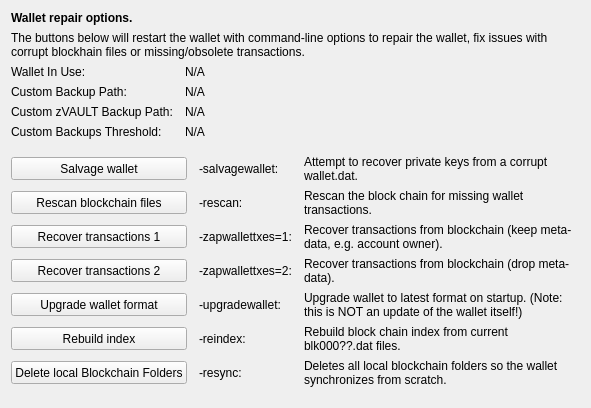
     <widget class="QWidget" name="tab_repair">
      <attribute name="title">
       <string>&amp;Wallet Repair</string>
      </attribute>
      <layout class="QGridLayout" name="gridLayout_4" columnstretch="0,0,0,0">
       <property name="horizontalSpacing">
        <number>12</number>
       </property>
       <item row="0" column="0" colspan="4">
        <widget class="QLabel" name="label_repair_header">
         <property name="font">
          <font>
           <weight>75</weight>
           <bold>true</bold>
          </font>
         </property>
         <property name="text">
          <string>Wallet repair options.</string>
         </property>
        </widget>
       </item>
       <item row="1" column="0" colspan="4">
        <widget class="QLabel" name="label_repair_helptext">
         <property name="font">
          <font>
           <weight>50</weight>
           <bold>false</bold>
          </font>
         </property>
         <property name="text">
          <string>The buttons below will restart the wallet with command-line options to repair the wallet, fix issues with corrupt blockhain files or missing/obsolete transactions.</string>
         </property>
         <property name="wordWrap">
          <bool>true</bool>
         </property>
        </widget>
       </item>
       <item row="2" column="0">
        <widget class="QLabel" name="wallet_path_label">
         <property name="text">
          <string>Wallet In Use:</string>
         </property>
        </widget>
       </item>
       <item row="2" column="1" colspan="3">
        <widget class="QLabel" name="wallet_path">
         <property name="cursor">
          <cursorShape>IBeamCursor</cursorShape>
         </property>
         <property name="text">
          <string>N/A</string>
         </property>
         <property name="textFormat">
          <enum>Qt::PlainText</enum>
         </property>
         <property name="textInteractionFlags">
          <set>Qt::LinksAccessibleByMouse|Qt::TextSelectableByKeyboard|Qt::TextSelectableByMouse</set>
         </property>
        </widget>
       </item>
       <item row="3" column="0">
        <widget class="QLabel" name="wallet_custombackuppath_label">
         <property name="text">
          <string>Custom Backup Path:</string>
         </property>
         <property name="visible">
          <bool>false</bool>
         </property>
        </widget>
       </item>
       <item row="3" column="1" colspan="3">
        <widget class="QLabel" name="wallet_custombackuppath">
         <property name="cursor">
          <cursorShape>IBeamCursor</cursorShape>
         </property>
         <property name="text">
          <string>N/A</string>
         </property>
         <property name="textFormat">
          <enum>Qt::PlainText</enum>
         </property>
         <property name="textInteractionFlags">
          <set>Qt::LinksAccessibleByMouse|Qt::TextSelectableByKeyboard|Qt::TextSelectableByMouse</set>
         </property>
         <property name="visible">
          <bool>false</bool>
         </property>
        </widget>
       </item>
       <item row="4" column="0">
        <widget class="QLabel" name="wallet_customzpivbackuppath_label">
         <property name="text">
          <string>Custom zVAULT Backup Path:</string>
         </property>
         <property name="visible">
          <bool>false</bool>
         </property>
        </widget>
       </item>
       <item row="4" column="1" colspan="3">
        <widget class="QLabel" name="wallet_customzpivbackuppath">
         <property name="cursor">
          <cursorShape>IBeamCursor</cursorShape>
         </property>
         <property name="text">
          <string>N/A</string>
         </property>
         <property name="textFormat">
          <enum>Qt::PlainText</enum>
         </property>
         <property name="textInteractionFlags">
          <set>Qt::LinksAccessibleByMouse|Qt::TextSelectableByKeyboard|Qt::TextSelectableByMouse</set>
         </property>
         <property name="visible">
          <bool>false</bool>
         </property>
        </widget>
       </item>
       <item row="5" column="0">
        <widget class="QLabel" name="wallet_custombackupthreshold_label">
         <property name="text">
          <string>Custom Backups Threshold:</string>
         </property>
         <property name="visible">
          <bool>false</bool>
         </property>
        </widget>
       </item>
       <item row="5" column="1" colspan="3">
        <widget class="QLabel" name="wallet_custombackupthreshold">
         <property name="cursor">
          <cursorShape>IBeamCursor</cursorShape>
         </property>
         <property name="text">
          <string>N/A</string>
         </property>
         <property name="textFormat">
          <enum>Qt::PlainText</enum>
         </property>
         <property name="textInteractionFlags">
          <set>Qt::LinksAccessibleByMouse|Qt::TextSelectableByKeyboard|Qt::TextSelectableByMouse</set>
         </property>
         <property name="visible">
          <bool>false</bool>
         </property>
        </widget>
       </item>
       <item row="6" column="0">
        <spacer name="verticalSpacer_repair1">
         <property name="orientation">
          <enum>Qt::Vertical</enum>
         </property>
         <property name="sizeHint" stdset="0">
          <size>
           <width>10</width>
           <height>10</height>
          </size>
         </property>
        </spacer>
       </item>
       <item row="7" column="0" colspan="2">
        <widget class="QPushButton" name="btn_salvagewallet">
         <property name="minimumSize">
          <size>
           <width>100</width>
           <height>23</height>
          </size>
         </property>
         <property name="text">
          <string>Salvage wallet</string>
         </property>
        </widget>
       </item>
       <item row="7" column="2">
        <widget class="QLabel" name="label_repair_salvage_command">
         <property name="text">
          <string notr="true">-salvagewallet:</string>
         </property>
        </widget>
       </item>
       <item row="7" column="3">
        <widget class="QLabel" name="label_repair_salvage">
         <property name="text">
          <string>Attempt to recover private keys from a corrupt wallet.dat.</string>
         </property>
         <property name="wordWrap">
          <bool>true</bool>
         </property>
        </widget>
       </item>
       <item row="8" column="0" colspan="2">
        <widget class="QPushButton" name="btn_rescan">
         <property name="minimumSize">
          <size>
           <width>100</width>
           <height>23</height>
          </size>
         </property>
         <property name="text">
          <string>Rescan blockchain files</string>
         </property>
        </widget>
       </item>
       <item row="8" column="2">
        <widget class="QLabel" name="label_repair_rescan_command">
         <property name="text">
          <string notr="true">-rescan:</string>
         </property>
        </widget>
       </item>
       <item row="8" column="3">
        <widget class="QLabel" name="label_repair_rescan">
         <property name="text">
          <string>Rescan the block chain for missing wallet transactions.</string>
         </property>
         <property name="wordWrap">
          <bool>true</bool>
         </property>
        </widget>
       </item>
       <item row="9" column="0" colspan="2">
        <widget class="QPushButton" name="btn_zapwallettxes1">
         <property name="minimumSize">
          <size>
           <width>100</width>
           <height>23</height>
          </size>
         </property>
         <property name="text">
          <string>Recover transactions 1</string>
         </property>
        </widget>
       </item>
       <item row="9" column="2">
        <widget class="QLabel" name="label_repair_zap1_command">
         <property name="text">
          <string notr="true">-zapwallettxes=1:</string>
         </property>
        </widget>
       </item>
       <item row="9" column="3">
        <widget class="QLabel" name="label_repair_zap1">
         <property name="text">
          <string>Recover transactions from blockchain (keep meta-data, e.g. account owner).</string>
         </property>
         <property name="wordWrap">
          <bool>true</bool>
         </property>
        </widget>
       </item>
       <item row="10" column="0" colspan="2">
        <widget class="QPushButton" name="btn_zapwallettxes2">
         <property name="minimumSize">
          <size>
           <width>100</width>
           <height>23</height>
          </size>
         </property>
         <property name="text">
          <string>Recover transactions 2</string>
         </property>
        </widget>
       </item>
       <item row="10" column="2">
        <widget class="QLabel" name="label_repair_zap2_command">
         <property name="text">
          <string notr="true">-zapwallettxes=2:</string>
         </property>
        </widget>
       </item>
       <item row="10" column="3">
        <widget class="QLabel" name="label_repair_zap2">
         <property name="text">
          <string>Recover transactions from blockchain (drop meta-data).</string>
         </property>
         <property name="wordWrap">
          <bool>true</bool>
         </property>
        </widget>
       </item>
       <item row="11" column="0" colspan="2">
        <widget class="QPushButton" name="btn_upgradewallet">
         <property name="minimumSize">
          <size>
           <width>100</width>
           <height>23</height>
          </size>
         </property>
         <property name="text">
          <string>Upgrade wallet format</string>
         </property>
        </widget>
       </item>
       <item row="11" column="2">
        <widget class="QLabel" name="label_repair_upgrade_command">
         <property name="text">
          <string notr="true">-upgradewallet:</string>
         </property>
        </widget>
       </item>
       <item row="11" column="3">
        <widget class="QLabel" name="label_repair_upgrade">
         <property name="text">
          <string>Upgrade wallet to latest format on startup. (Note: this is NOT an update of the wallet itself!)</string>
         </property>
         <property name="wordWrap">
          <bool>true</bool>
         </property>
        </widget>
       </item>
       <item row="12" column="0" colspan="2">
        <widget class="QPushButton" name="btn_reindex">
         <property name="minimumSize">
          <size>
           <width>100</width>
           <height>23</height>
          </size>
         </property>
         <property name="text">
          <string>Rebuild index</string>
         </property>
        </widget>
       </item>
       <item row="12" column="2">
        <widget class="QLabel" name="label_repair_reindex_command">
         <property name="text">
          <string notr="true">-reindex:</string>
         </property>
        </widget>
       </item>
       <item row="12" column="3">
        <widget class="QLabel" name="label_repair_reindex">
         <property name="text">
          <string>Rebuild block chain index from current blk000??.dat files.</string>
         </property>
         <property name="wordWrap">
          <bool>true</bool>
         </property>
        </widget>
       </item>
       <item row="13" column="0" colspan="2">
        <widget class="QPushButton" name="btn_resync">
         <property name="minimumSize">
          <size>
           <width>100</width>
           <height>23</height>
          </size>
         </property>
         <property name="text">
          <string>Delete local Blockchain Folders</string>
         </property>
        </widget>
       </item>
       <item row="13" column="2">
        <widget class="QLabel" name="label_repair_resync_command">
         <property name="text">
          <string>-resync:</string>
         </property>
        </widget>
       </item>
       <item row="13" column="3">
        <widget class="QLabel" name="label_repair_resync">
         <property name="text">
          <string>Deletes all local blockchain folders so the wallet synchronizes from scratch.</string>
         </property>
         <property name="wordWrap">
          <bool>true</bool>
         </property>
        </widget>
       </item>
       <item row="14" column="0">
        <spacer name="verticalSpacer_repair2">
         <property name="orientation">
          <enum>Qt::Vertical</enum>
         </property>
         <property name="sizeHint" stdset="0">
          <size>
           <width>20</width>
           <height>10</height>
          </size>
         </property>
        </spacer>
       </item>
      </layout>
     </widget>
